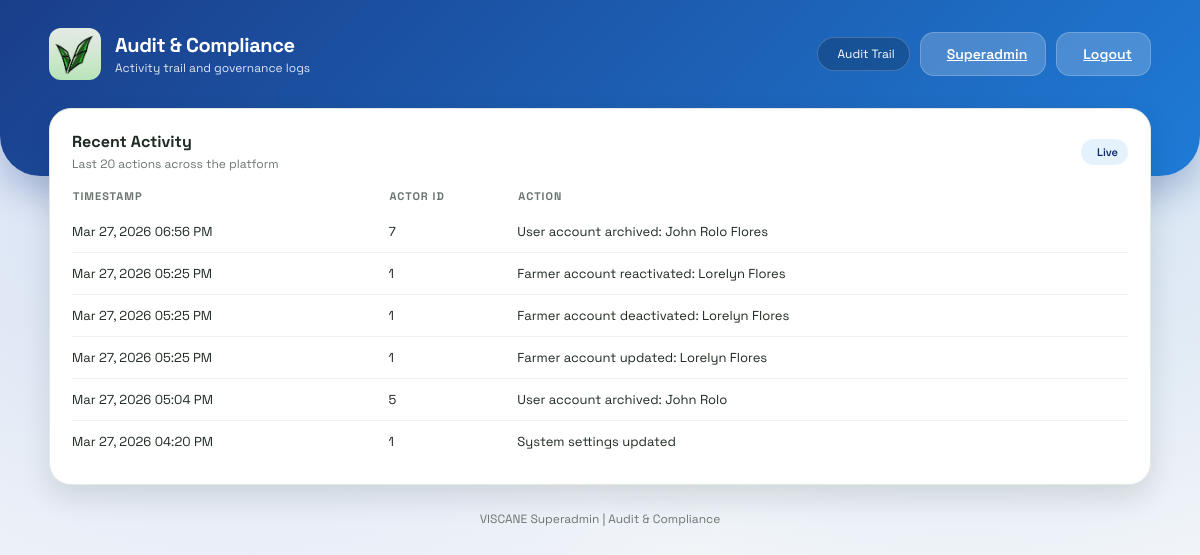
The app's page /superadmin/audit (signed in), older data.
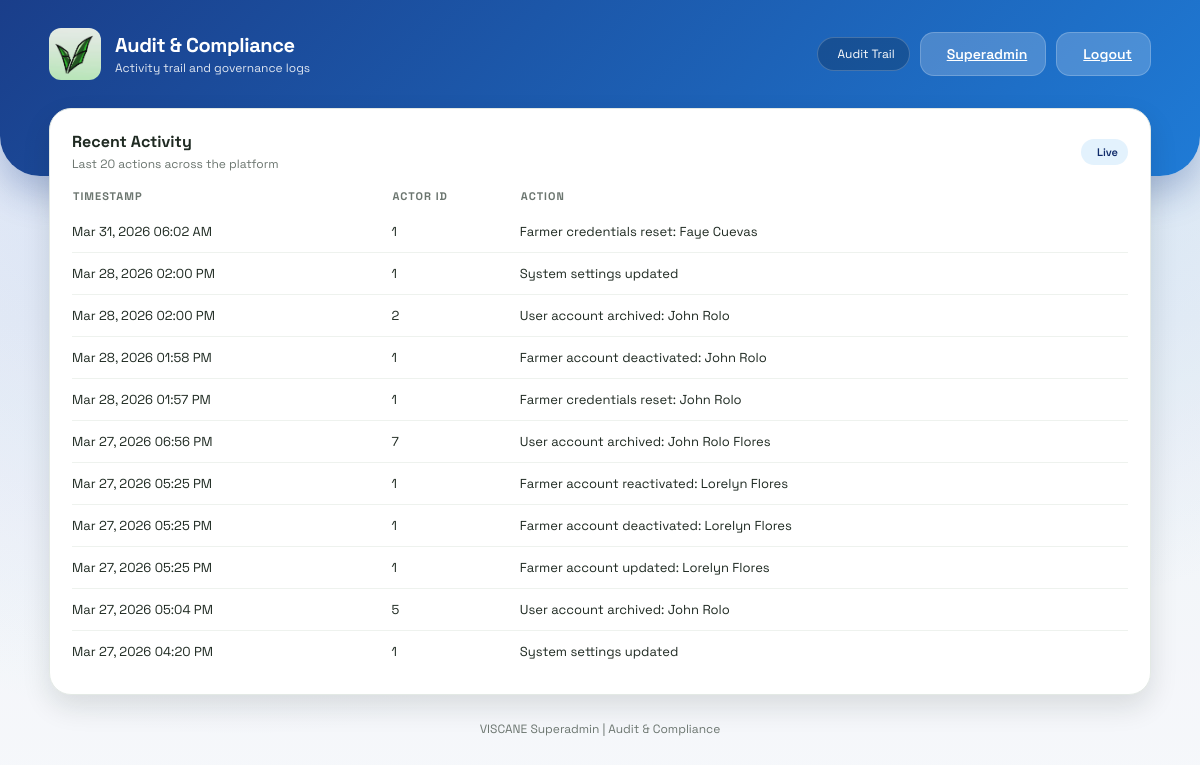
The same page, newer data.
### models.py (models this page shows)
class AuditLog(db.Model):
    id = db.Column(db.Integer, primary_key=True)
    user_id = db.Column(db.Integer, nullable=True)
    action = db.Column(db.String(255), nullable=False)
    timestamp = db.Column(db.DateTime, default=datetime.utcnow, nullable=False)

### app.py (the view)
@app.route('/superadmin/audit')
@role_required('superadmin')
def superadmin_audit():
    logs = AuditLog.query.order_by(AuditLog.timestamp.desc()).limit(20).all()
    return render_template('superadmin_audit.html', logs=logs, current_admin=get_current_admin())

### app.py (called while the page is built)
def role_required(required_role):
    def decorator(view):
        @wraps(view)
        def wrapped(*args, **kwargs):
            admin_id = session.get('admin_id')
            if not admin_id:
                return redirect(url_for('admin_login'))
            admin = Admin.query.get(admin_id)
            if not admin or admin.is_archived or admin.role != required_role:
                return redirect(url_for('admin_portal'))
            return view(*args, **kwargs)
        return wrapped
    return decorator

def get_current_admin():
    admin_id = session.get('admin_id')
    if not admin_id:
        return None
    admin = Admin.query.get(admin_id)
    if not admin or admin.is_archived:
        return None
    return admin

### templates/superadmin_audit.html (shortened to what this page needs)
<!DOCTYPE html>
<html lang="en">
<head>
    <link rel="stylesheet" href="{{ url_for('static', filename='style.css') }}">
</head>
<body class="admin-layout">
    <header class="dashboard-header">
        <div class="header-content">
            <div class="brand">
                <div class="brand-icon">
                    <img src="{{ url_for('static', filename='logo.jpg') }}" alt="VISCANE Logo" style="width: 100%; height: 100%; object-fit: cover; border-radius: 12px;">
                </div>
                <div>
                    <p class="brand-title">Audit & Compliance</p>
                    <p class="brand-subtitle">Activity trail and governance logs</p>
                </div>
            </div>
            <div class="header-actions">
                <div class="status-pill">
                    Audit Trail
                </div>
                <a class="btn light" href="/superadmin">
                    Superadmin
                </a>
                <a class="btn light" href="/admin-logout">
                    Logout
                </a>
            </div>
        </div>
    </header>
    <main class="dashboard-container fade-in">
        <section class="panel">
            <div class="panel-header">
                <div>
                    <h3 class="panel-title">Recent Activity</h3>
                    <p class="panel-subtitle">Last 20 actions across the platform</p>
                </div>
                <span class="badge">Live</span>
            </div>
            <table class="data-table">
                <thead>
                    <tr>
                        <th>Timestamp</th>
                        <th>Actor ID</th>
                        <th>Action</th>
                    </tr>
                </thead>
                <tbody>
                    {% if logs %}
                        {% for log in logs %}
                            <tr>
                                <td>{{ log.timestamp.strftime('%b %d, %Y %I:%M %p') }}</td>
                                <td>{{ log.user_id if log.user_id else 'System' }}</td>
                                <td>{{ log.action }}</td>
                            </tr>
                        {% endfor %}
                    {% else %}
                        <tr>
                            <td colspan="3">No audit entries available yet.</td>
                        </tr>
                    {% endif %}
                </tbody>
            </table>
        </section>
        <div class="footer-link">VISCANE Superadmin | Audit & Compliance</div>
    </main>
</body>
</html>

Row changes from the older to the newer data that the page shows:
added AuditLog: timestamp "Mar 31, 2026 06:02 AM", user "1", action "Farmer credentials reset: Faye Cuevas"
added AuditLog: timestamp "Mar 28, 2026 02:00 PM", user "1", action "System settings updated"
added AuditLog: timestamp "Mar 28, 2026 02:00 PM", user "2", action "User account archived: John Rolo"
added AuditLog: timestamp "Mar 28, 2026 01:58 PM", user "1", action "Farmer account deactivated: John Rolo"
added AuditLog: timestamp "Mar 28, 2026 01:57 PM", user "1", action "Farmer credentials reset: John Rolo"
